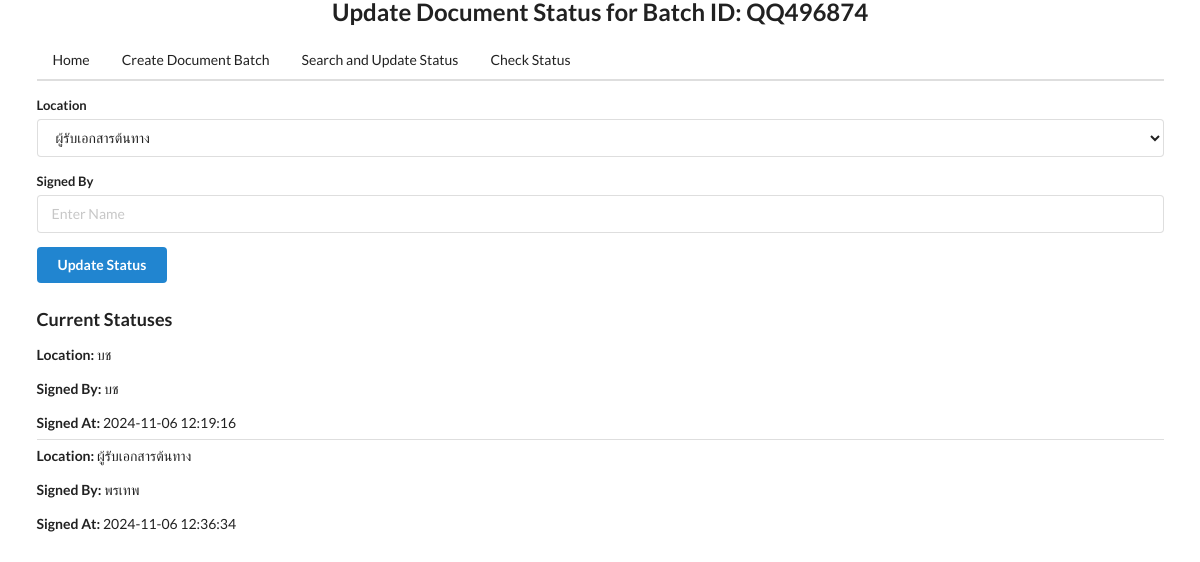
Screenshot of /update_status/QQ496874 with the database file from the repository.
### models.py (models this page shows)
class DocumentStatus(db.Model):
    __tablename__ = 'document_status'
    id = db.Column(db.Integer, primary_key=True)
    batch_id = db.Column(db.String(50), db.ForeignKey('document_batch.batch_id'), nullable=False)
    location = db.Column(db.String(50), nullable=False)  # เช่น "ผู้ส่งเอกสารต้นทาง"
    signed_by = db.Column(db.String(100), nullable=True)  # ผู้ลงชื่อ
    signed_at = db.Column(db.DateTime, nullable=True)  # วันที่และเวลาที่ลงชื่อ

### app.py (the view, shortened to what this page needs)
@app.route('/update_status/<batch_id>', methods=['GET', 'POST'])
def update_status(batch_id):
    batch = DocumentBatch.query.get_or_404(batch_id)
    return render_template('update_status.html', batch=batch)

### templates/update_status.html (shortened to what this page needs)
<!DOCTYPE html>
<html lang="en">
<head>
    <link rel="stylesheet" href="https://cdnjs.cloudflare.com/ajax/libs/semantic-ui/2.4.1/semantic.min.css">
</head>
<body>
    <div class="ui container">
        <h2 class="ui center aligned header">Update Document Status for Batch ID: {{ batch.batch_id }}</h2>
        {% include 'menu.html' %}
        <form class="ui form" method="POST">
            <div class="field">
                <label>Location</label>
                <select name="location" required>
                    <option value="ผู้รับเอกสารต้นทาง">ผู้รับเอกสารต้นทาง</option>
                </select>
            </div>
            <div class="field">
                <label>Signed By</label>
                <input type="text" name="signed_by" placeholder="Enter Name" required>
            </div>
            <button class="ui button primary" type="submit">Update Status</button>
        </form>
        <h3>Current Statuses</h3>
        <div class="ui relaxed divided list">
            {% for status in batch.statuses %}
                <div class="item">
                    <div class="content">
                        <p><strong>Location:</strong> {{ status.location }}</p>
                        <p><strong>Signed By:</strong> {{ status.signed_by }}</p>
                        <p><strong>Signed At:</strong> {{ status.signed_at.strftime('%Y-%m-%d %H:%M:%S') if status.signed_at else 'N/A' }}</p>
                    </div>
                </div>
            {% endfor %}
        </div>
    </div>
</body>
</html>

### rows the page displays
DocumentStatus: location "บช", signed_by "บช", signed_at "2024-11-06 12:19:16"
DocumentStatus: location "ผู้รับเอกสารต้นทาง", signed_by "พรเทพ", signed_at "2024-11-06 12:36:34"
